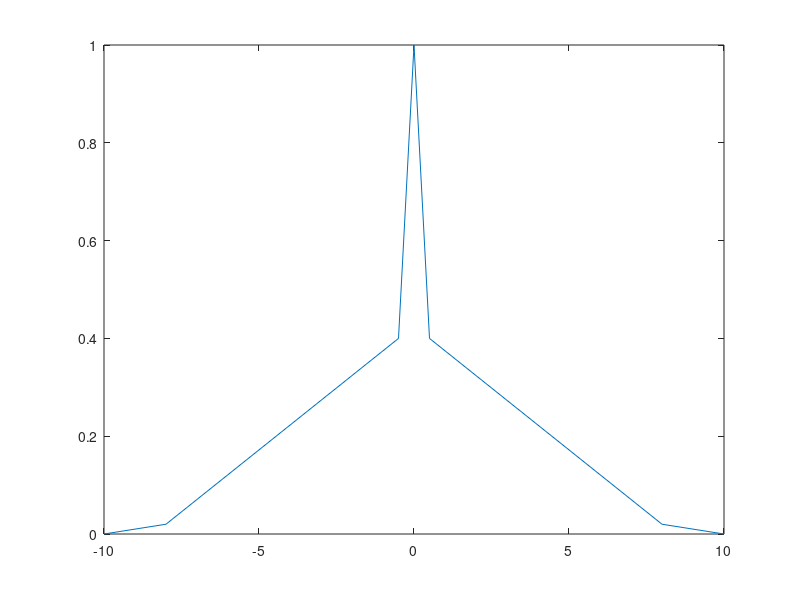

Source code (MATLAB):
% This is a cost library for realtive velocities
% C is variale for relative velocities

x=[-10,-8,-0.5,0,0.5,8, 10]; 
y=[0,0.02,0.4,1,0.4,0.02,0]; 

figure
% plot(x,y)
title('Relative velocity error');
xlabel('Relative velocities(m/s)');
ylabel('Cost');

C = plot(x,y);


